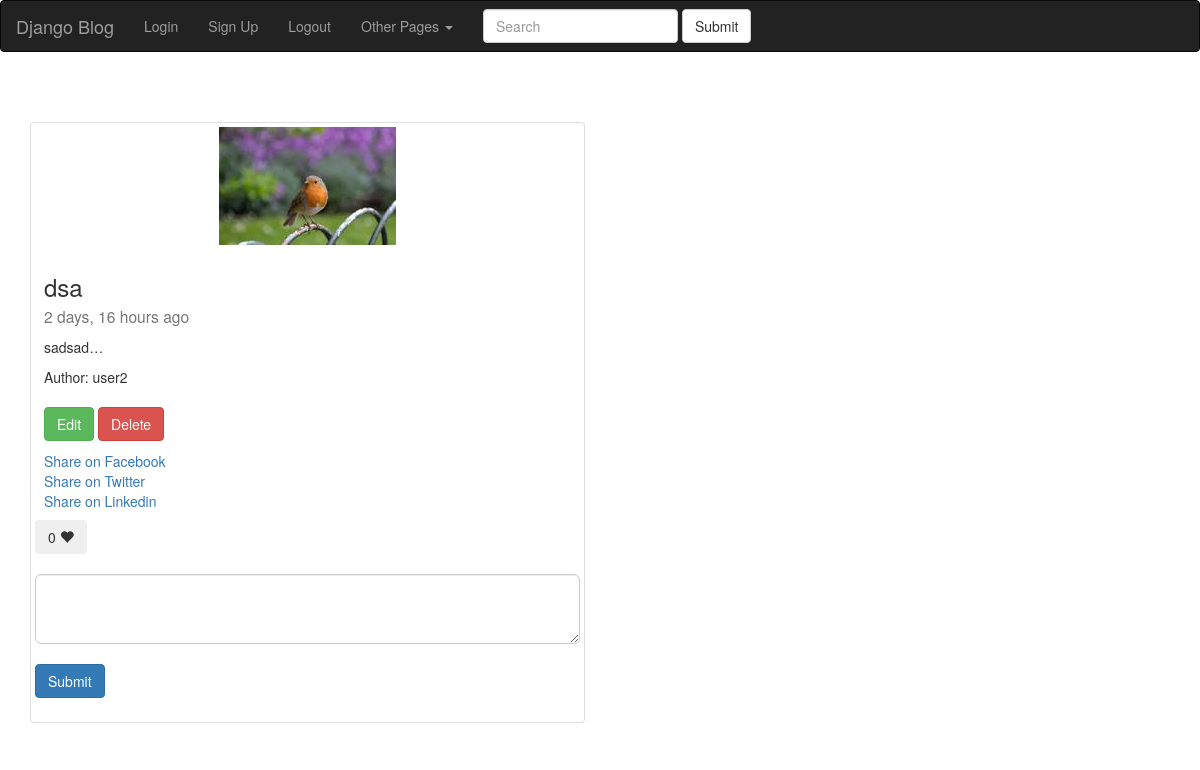
Page /posts/detail/dsa/ (signed in) on the committed database.
### posts/models.py (models this page shows, shortened)
class Post(models.Model):
	author = models.ForeignKey(User, default=1)
	title = models.CharField(max_length=255)
	slug = models.SlugField(unique=True, null=True)
	image = models.ImageField(upload_to="blog_images", null=True, blank=True)
	content = models.TextField()
	draft = models.BooleanField(default=False)
	publish = models.DateField()
	updated = models.DateTimeField(auto_now=True, auto_now_add=False)
	timestamp = models.DateTimeField(auto_now=False, auto_now_add=True)
	def get_absolute_url(self):
		return reverse("posts:detail", kwargs={"slug": self.slug})
	class Meta:
		ordering = ['-timestamp', '-updated']

### posts/views.py (the view)
# urls.py: url(r'^detail/(?P<slug>[-\w]+)/$', views.post_detail, name="detail"),
def post_detail(request, slug):
	list_post = get_object_or_404(Post, slug=slug)
	date = timezone.now().date()
	if list_post.publish > date or list_post.draft:
		if not (request.user.is_superuser or request.user.is_staff):
			raise Http404
	if request.user.is_authenticated():
		if Like.objects.filter(post=list_post, user=request.user).exists():
			liked= True
		else:
			liked= False
	post_like_count = list_post.like_set.all().count()
	context = {
		"list": list_post,
		"like_count": post_like_count,
		"liked": liked,
	}
	return render(request,	'post_detail.html', context)

### posts/templatetags/urlify.py (called while the page is built)
@register.filter
def urlify(value):
	return quote(value)

### posts/templates/post_detail.html (shortened to what this page needs)
{% extends "base.html" %}
{% load urlify %}
{% load comments %}
{% block content %}
<body>
<div class="row">
	<div class="col-sm-6">
		<div class="thumbnail">
			{% if list.image %}
	  <img src="{{list.image.url}}" class="img-responsive">
			{% endif %}
			<div class="caption">
				<h3>{{list.title}}<small><br>{{list.publish|timesince}} ago</small></h3>
				<p>{{list.content|linebreaks|truncatechars:10}}</p>
				Author: {{list.author.username}}<br><br>
				<p>
					<a href="{% url 'posts:update' slug=list.slug %}" class="btn btn-success">Edit</a>
					<a href="{% url 'posts:delete' slug=list.slug %}" class="btn btn-danger">Delete</a>
				</p>
				 <a href="https://www.facebook.com/sharer/sharer.php?u={{request.build_absolute_uri}}"> Share on Facebook
				</a><br>
				<a href="https://twitter.com/home?status={{list.content|urlify|truncatechars:50}}%20{{request.build_absolute_uri}}">
				Share on Twitter
				</a><br>
				<a href="https://www.linkedin.com/shareArticle?mini=true&url={{request.build_absolute_uri}}&title={{list.title|urlify}}&summary={{list.content|truncatechars:35|urlify}}&source={{request.build_absolute_uri}}">
				Share on Linkedin
				</a><br>
			</div>
			<button class="btn" onclick="ajax_like()">
				<span id="likes_count">{{like_count}}</span>
				<span id = "heart" class="glyphicon glyphicon-heart {% if liked %}text-danger{% endif %}" aria-hidden="true"></span>
			</button>
			<br><br>
			{% include "django_comments.html" %}
		</div>
	</div>
</div>
</body>
{% endblock content %}

### rows in the picture
Post: image (picture), title "dsa", publish "2 days, 16 hours", content "sadsad…", author.username "user2"

### other values in the picture
{{ like_count }} "0"
